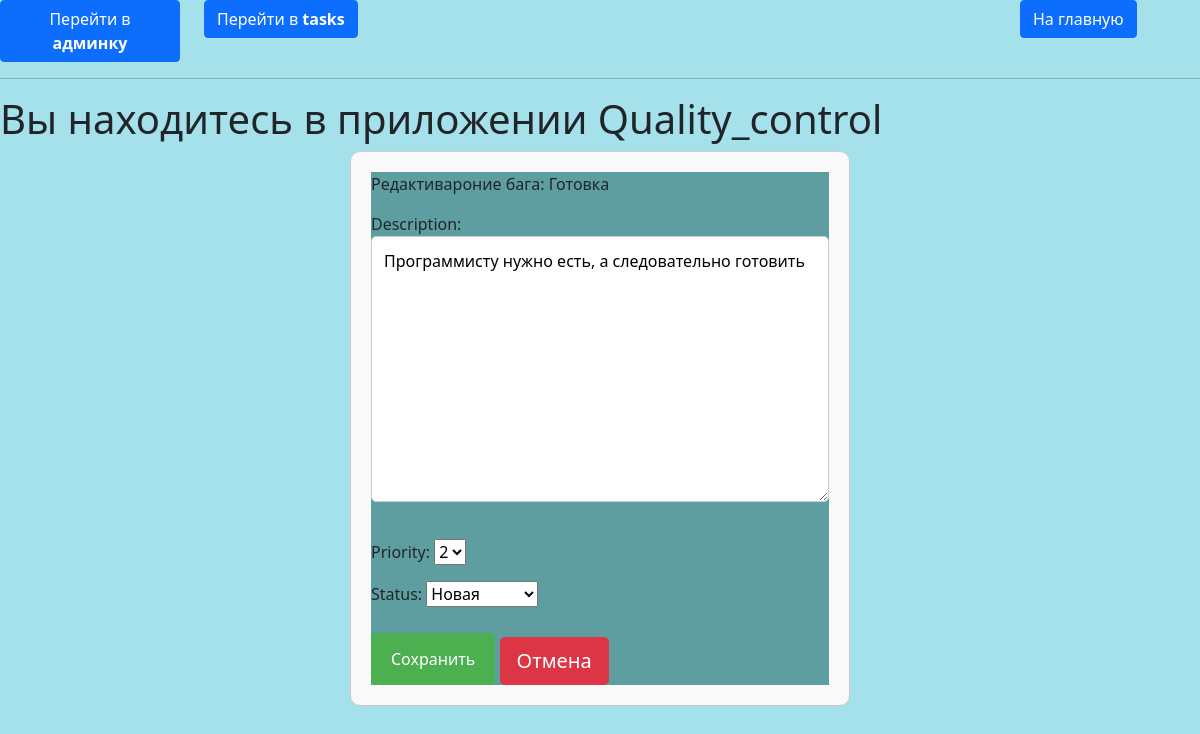
The page /control/bug/edit/9/ on the database its author committed.
### quality_control/models.py (models this page shows, shortened)
class BaseReport(models.Model):
    title = models.CharField(max_length=100)
    description = models.TextField(null=True, blank=True)
    profile = models.ForeignKey(Profile, on_delete=models.CASCADE)
    task = models.ForeignKey(Task, on_delete=models.CASCADE)
    priority = models.PositiveIntegerField(choices=[(i, i) for i in range(6)], default=0)
    created_at = models.DateTimeField(auto_now_add=True)
    updated_at = models.DateTimeField(auto_now=True)
    class Meta:
        abstract = True

class BugReport(BaseReport):
    STATUS_CHOICES = [('New', 'Новая'), ('In_work', 'В работе'), ('Done', 'Завершена')]
    status = models.CharField(max_length=20, choices=STATUS_CHOICES, default='New')
    class Meta:
        verbose_name = 'Баг-репорт'
        verbose_name_plural = 'Баг-репорты'

### quality_control/views.py (the view, shortened to what this page needs)
# urls.py: path('bug/edit/<slug:bug_pk>/', control.BugUpdateView.as_view(), name='bug-edit'),
class BugUpdateView(View):
    def get(self, request, bug_pk):
        bug = get_object_or_404(BugReport, pk=bug_pk)
        form = BugReportFormForEdit(instance=bug)
        return render(request, 'quality_control/bug-edit.html', {'form': form, 'bug': bug})

### quality_control/forms.py
class BugReportFormForEdit(forms.ModelForm):
    class Meta:
        model = BugReport
        fields = ['description', 'priority', 'status']

### quality_control/templates/quality_control/bug-edit.html (shortened to what this page needs)
{% extends "quality_control/base.html" %}
{% load static %}
{% block content %}
<link rel="stylesheet" href="{% static 'tasks/css/forms.css' %}" type="text/css" media="all">
<div class="container">
    <form action="" method="post">
      <p>Редактивароние бага: {{bug.title}}</p>
      {{ form.as_p }}
      <button type="submit">Сохранить</button>
      <button class="btn btn-danger btn-lg text-right" href="{% url 'bugs-read' %}">Отмена</button>
    </form>
</div>
{% endblock %}

### tasks/static/tasks/css/forms.css (style rules this page uses)
body { background-color: rgba(164, 225, 234, 0.994); }
.container { max-width: 500px; margin: 0 auto; padding: 20px; border: 1px solid #ccc; border-radius: 10px; background-color: #f9f9f9; }
form { background-color: cadetblue; }
form input[type="text"], form textarea { width: 100%; padding: 12px; margin-bottom: 15px; border: 1px solid #ccc; border-radius: 5px; box-sizing: border-box; font-size: 16px; }
form button[type="submit"] { background-color: #4CAF50; color: white; padding: 14px 20px; margin-top: 10px; border: none; border-radius: 5px; cursor: pointer; font-size: 16px; transition: background-color 0.3s ease; }

### rows shown on the page
BugReport: title "Готовка", description "Программисту нужно есть, а следовательно готовить", priority "2", status "Новая"
